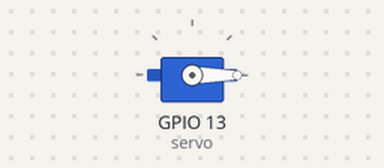
Simulated run of this sketch. Board: ESP32. Parts: servo.

Above: at 2.05 s.
Timing chart, 0 to 6.6 s (numbered marks = the images above):
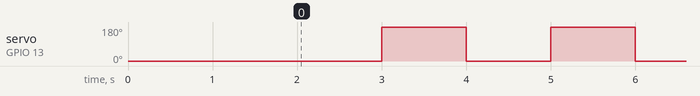

Measured:
- by itself, servo on GPIO 13 (servo): alternates 180° for 1.0 s and 0° for 1.0 s

The sketch:

Servo.ino
```cpp
#include<ESP32Servo.h>

Servo servo;

void setup() {
  // put your setup code here, to run once:
servo.attach(13);//D1 of NodeMcu
servo.write(0);
delay(2000);
}


void loop() {
  // put your main code here, to run repeatedly:
servo.write(0);
delay(1000);

servo.write(180);
delay(1000);


}
```
